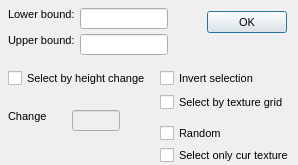
<?xml version="1.0"?>
<ui version="4.0">
  <class>Form</class>
  <widget class="QDialog" name="IDD_SELECTRANGE_DIALOG">
    <property name="geometry">
      <rect>
        <x>0</x>
        <y>0</y>
        <width>298</width>
        <height>165</height>
      </rect>
    </property>
    <property name="windowTitle">
      <string>Select Range</string>
    </property>
    <property name="font">
      <font>
        <family>Liberation Sans</family>
        <pointsize>8</pointsize>
        <bold>false</bold>
        <italic>false</italic>
      </font>
    </property>
    <property name="enabled">
      <bool>true</bool>
    </property>
    <property name="windowFlags">
      <set>Qt::Dialog|Qt::WindowCloseButtonHint</set>
    </property>
    <property name="minimumSize">
      <size>
        <width>298</width>
        <height>165</height>
      </size>
    </property>
    <property name="maximumSize">
      <size>
        <width>298</width>
        <height>165</height>
      </size>
    </property>
    <widget class="QLabel" name="IDC_STATIC">
      <property name="geometry">
        <rect>
          <x>8</x>
          <y>8</y>
          <width>72</width>
          <height>16</height>
        </rect>
      </property>
      <property name="text">
        <string>Lower bound:</string>
      </property>
      <property name="visible">
        <bool>true</bool>
      </property>
      <property name="enabled">
        <bool>true</bool>
      </property>
      <property name="alignment">
        <set>Qt::AlignLeft</set>
      </property>
    </widget>
    <widget class="QLineEdit" name="IDC_LOWER_BOUND_EDIT">
      <property name="geometry">
        <rect>
          <x>80</x>
          <y>8</y>
          <width>88</width>
          <height>21</height>
        </rect>
      </property>
      <property name="visible">
        <bool>true</bool>
      </property>
      <property name="enabled">
        <bool>true</bool>
      </property>
    </widget>
    <widget class="QPushButton" name="IDOK">
      <property name="geometry">
        <rect>
          <x>207</x>
          <y>11</y>
          <width>80</width>
          <height>22</height>
        </rect>
      </property>
      <property name="text">
        <string>OK</string>
      </property>
      <property name="visible">
        <bool>true</bool>
      </property>
      <property name="enabled">
        <bool>true</bool>
      </property>
      <property name="default">
        <bool>true</bool>
      </property>
      <property name="autoDefault">
        <bool>true</bool>
      </property>
    </widget>
    <widget class="QLabel" name="IDC_STATIC_2">
      <property name="geometry">
        <rect>
          <x>8</x>
          <y>34</y>
          <width>72</width>
          <height>16</height>
        </rect>
      </property>
      <property name="text">
        <string>Upper bound:</string>
      </property>
      <property name="visible">
        <bool>true</bool>
      </property>
      <property name="enabled">
        <bool>true</bool>
      </property>
      <property name="alignment">
        <set>Qt::AlignLeft</set>
      </property>
    </widget>
    <widget class="QLineEdit" name="IDC_UPPER_BOUND_EDIT">
      <property name="geometry">
        <rect>
          <x>80</x>
          <y>34</y>
          <width>88</width>
          <height>21</height>
        </rect>
      </property>
      <property name="visible">
        <bool>true</bool>
      </property>
      <property name="enabled">
        <bool>true</bool>
      </property>
    </widget>
    <widget class="QCheckBox" name="IDC_SELECT_SLOPE_CHECK">
      <property name="geometry">
        <rect>
          <x>8</x>
          <y>69</y>
          <width>149</width>
          <height>19</height>
        </rect>
      </property>
      <property name="text">
        <string>Select by height change</string>
      </property>
      <property name="visible">
        <bool>true</bool>
      </property>
      <property name="enabled">
        <bool>true</bool>
      </property>
    </widget>
    <widget class="QCheckBox" name="IDC_INVERSE_CHECK">
      <property name="geometry">
        <rect>
          <x>160</x>
          <y>69</y>
          <width>104</width>
          <height>19</height>
        </rect>
      </property>
      <property name="text">
        <string>Invert selection</string>
      </property>
      <property name="visible">
        <bool>true</bool>
      </property>
      <property name="enabled">
        <bool>true</bool>
      </property>
    </widget>
    <widget class="QCheckBox" name="IDC_TEXTURE_GRID_CHECK">
      <property name="geometry">
        <rect>
          <x>160</x>
          <y>93</y>
          <width>128</width>
          <height>19</height>
        </rect>
      </property>
      <property name="text">
        <string>Select by texture grid</string>
      </property>
      <property name="visible">
        <bool>true</bool>
      </property>
      <property name="enabled">
        <bool>true</bool>
      </property>
    </widget>
    <widget class="QLabel" name="IDC_STATIC_3">
      <property name="geometry">
        <rect>
          <x>8</x>
          <y>110</y>
          <width>64</width>
          <height>16</height>
        </rect>
      </property>
      <property name="text">
        <string>Change</string>
      </property>
      <property name="visible">
        <bool>true</bool>
      </property>
      <property name="enabled">
        <bool>true</bool>
      </property>
      <property name="alignment">
        <set>Qt::AlignLeft</set>
      </property>
    </widget>
    <widget class="QLineEdit" name="IDC_SLOPE_EDIT">
      <property name="geometry">
        <rect>
          <x>72</x>
          <y>110</y>
          <width>48</width>
          <height>21</height>
        </rect>
      </property>
      <property name="visible">
        <bool>true</bool>
      </property>
      <property name="enabled">
        <bool>false</bool>
      </property>
    </widget>
    <widget class="QCheckBox" name="IDC_RANDOM_CHECK">
      <property name="geometry">
        <rect>
          <x>160</x>
          <y>124</y>
          <width>96</width>
          <height>19</height>
        </rect>
      </property>
      <property name="text">
        <string>Random</string>
      </property>
      <property name="visible">
        <bool>true</bool>
      </property>
      <property name="enabled">
        <bool>true</bool>
      </property>
    </widget>
    <widget class="QCheckBox" name="IDC_SELECT_CUR_TEXTURE_CHECK">
      <property name="geometry">
        <rect>
          <x>160</x>
          <y>146</y>
          <width>136</width>
          <height>19</height>
        </rect>
      </property>
      <property name="text">
        <string>Select only cur texture</string>
      </property>
      <property name="visible">
        <bool>true</bool>
      </property>
      <property name="enabled">
        <bool>true</bool>
      </property>
    </widget>
    <action name="IDD_ORPHANHUNTER">
      <property name="text">
        <string>Orphan Hunter</string>
      </property>
    </action>
    <action name="IDD_REORDER_PAGES">
      <property name="text">
        <string>Reorder Net Pages</string>
      </property>
    </action>
    <action name="IDD_SHOW_ALL_CHECKED_OUT">
      <property name="text">
        <string>Show All Pages Checked Out</string>
      </property>
    </action>
    <action name="IDM_IMPORT_BITMAP">
      <property name="text">
        <string>Bitmap/Animation Converter...</string>
      </property>
    </action>
    <action name="ID_APP_ABOUT">
      <property name="text">
        <string>&amp;About editor...</string>
      </property>
    </action>
    <action name="ID_APP_EXIT">
      <property name="text">
        <string>E&amp;xit</string>
      </property>
      <property name="shortcut">
        <string>Alt+X</string>
      </property>
    </action>
    <action name="ID_BRIEFING_EDITOR">
      <property name="text">
        <string>Briefing Editor...</string>
      </property>
    </action>
    <action name="ID_BUTTON_LIGHTING">
      <property name="text">
        <string>ID_BUTTON_LIGHTING</string>
      </property>
    </action>
    <action name="ID_BUTTON_OUTLINE">
      <property name="text">
        <string>ID_BUTTON_OUTLINE</string>
      </property>
    </action>
    <action name="ID_BUTTON_WINDOWSELECTION">
      <property name="text">
        <string>ID_BUTTON_WINDOWSELECTION</string>
      </property>
    </action>
    <action name="ID_D3HELP">
      <property name="text">
        <string>Help on D3 Editor</string>
      </property>
    </action>
    <action name="ID_EDITORS_AIPROPERTIES">
      <property name="text">
        <string>AI Properties...</string>
      </property>
    </action>
    <action name="ID_EDITORS_AMBIENTSOUNDS">
      <property name="text">
        <string>Ambient Sounds...</string>
      </property>
    </action>
    <action name="ID_EDITORS_DALLAS">
      <property name="text">
        <string>Dallas Graphical Script Editor...</string>
      </property>
    </action>
    <action name="ID_EDITORS_FILES">
      <property name="text">
        <string>Files...</string>
      </property>
    </action>
    <action name="ID_EDITORS_MEGACELLS">
      <property name="text">
        <string>Megacells...</string>
      </property>
    </action>
    <action name="ID_EDIT_ADDSELECT">
      <property name="text">
        <string>Add Current Room to Selected List</string>
      </property>
    </action>
    <action name="ID_EDIT_ATTACH">
      <property name="text">
        <string>&amp;Attach</string>
      </property>
    </action>
    <action name="ID_EDIT_CLEARSELECTED">
      <property name="text">
        <string>Clear Selected List</string>
      </property>
    </action>
    <action name="ID_EDIT_COPY">
      <property name="text">
        <string>&amp;Copy</string>
      </property>
      <property name="shortcut">
        <string>Ctrl+Ins</string>
      </property>
    </action>
    <action name="ID_EDIT_CUT">
      <property name="text">
        <string>Cu&amp;t</string>
      </property>
      <property name="shortcut">
        <string>Shift+Del</string>
      </property>
    </action>
    <action name="ID_EDIT_DELETE">
      <property name="text">
        <string>&amp;Delete</string>
      </property>
    </action>
    <action name="ID_EDIT_LOADSCRAP">
      <property name="text">
        <string>Load Scrap from Disk</string>
      </property>
    </action>
    <action name="ID_EDIT_PASTE">
      <property name="text">
        <string>&amp;Paste</string>
      </property>
      <property name="shortcut">
        <string>Shift+Ins</string>
      </property>
    </action>
    <action name="ID_EDIT_PLACE">
      <property name="text">
        <string>&amp;Place in Mine</string>
      </property>
    </action>
    <action name="ID_EDIT_PLACE_TERRAIN">
      <property name="text">
        <string>&amp;Place on Terrain</string>
      </property>
    </action>
    <action name="ID_EDIT_REMOVESELECT">
      <property name="text">
        <string>Remove Current Room from Selected List</string>
      </property>
    </action>
    <action name="ID_EDIT_SAVESCRAP">
      <property name="text">
        <string>Save Scrap to Disk</string>
      </property>
    </action>
    <action name="ID_EDIT_SELECTATTACHED">
      <property name="text">
        <string>Select All Rooms Attached to Current Room</string>
      </property>
    </action>
    <action name="ID_EDIT_UNDO">
      <property name="text">
        <string>&amp;Undo</string>
      </property>
      <property name="shortcut">
        <string>Alt+Backspace</string>
      </property>
    </action>
    <action name="ID_FILE_AUTOSAVE">
      <property name="text">
        <string>Autosave</string>
      </property>
      <property name="checkable">
        <bool>true</bool>
      </property>
    </action>
    <action name="ID_FILE_CHECKMINE">
      <property name="text">
        <string>&amp;Check Mine</string>
      </property>
    </action>
    <action name="ID_FILE_FIXCRACKS">
      <property name="text">
        <string>Fix Level Cracks</string>
      </property>
    </action>
    <action name="ID_FILE_FIXDEGENERATEFACES">
      <property name="text">
        <string>Fix/Remove Degenerate Faces</string>
      </property>
    </action>
    <action name="ID_FILE_IMPORT_ROOM">
      <property name="text">
        <string>Import 3DSMax Room</string>
      </property>
    </action>
    <action name="ID_FILE_INFORMATION">
      <property name="text">
        <string>&amp;Information</string>
      </property>
      <property name="shortcut">
        <string>Alt+I</string>
      </property>
    </action>
    <action name="ID_FILE_LEAVE_EDITOR">
      <property name="text">
        <string>Go to main menu...</string>
      </property>
    </action>
    <action name="ID_FILE_LEVELPROPS">
      <property name="text">
        <string>Set Selected Room(s) Properties</string>
      </property>
    </action>
    <action name="ID_FILE_LEVEL_INFO">
      <property name="text">
        <string>Edit Level Info...</string>
      </property>
    </action>
    <action name="ID_FILE_MRU_FILE1">
      <property name="text">
        <string>Recent File</string>
      </property>
      <property name="enabled">
        <bool>false</bool>
      </property>
    </action>
    <action name="ID_FILE_NEW">
      <property name="text">
        <string>&amp;New</string>
      </property>
      <property name="shortcut">
        <string>Ctrl+N</string>
      </property>
    </action>
    <action name="ID_FILE_OPEN">
      <property name="text">
        <string>&amp;Open...</string>
      </property>
      <property name="shortcut">
        <string>Ctrl+O</string>
      </property>
    </action>
    <action name="ID_FILE_PLAY640X480">
      <property name="text">
        <string>&amp;Play in 640 x 480</string>
      </property>
      <property name="shortcut">
        <string>Alt+P</string>
      </property>
    </action>
    <action name="ID_FILE_PREFERENCES">
      <property name="text">
        <string>Preferences</string>
      </property>
    </action>
    <action name="ID_FILE_PRINT">
      <property name="text">
        <string>&amp;Print...</string>
      </property>
      <property name="shortcut">
        <string>Ctrl+P</string>
      </property>
    </action>
    <action name="ID_FILE_PRINT_PREVIEW">
      <property name="text">
        <string>Print Pre&amp;view</string>
      </property>
    </action>
    <action name="ID_FILE_PRINT_SETUP">
      <property name="text">
        <string>P&amp;rint Setup...</string>
      </property>
    </action>
    <action name="ID_FILE_REMOVEDUPLICATEFACESFROMCURRENTROOM">
      <property name="text">
        <string>Remove Duplicate Faces from Current Room</string>
      </property>
    </action>
    <action name="ID_FILE_REMOVEEXTRAPOINTS">
      <property name="text">
        <string>Remove Extra Points</string>
      </property>
    </action>
    <action name="ID_FILE_RESTOREGAMESTATE">
      <property name="text">
        <string>Restore Gamestate</string>
      </property>
    </action>
    <action name="ID_FILE_SAVE">
      <property name="text">
        <string>&amp;Save</string>
      </property>
      <property name="shortcut">
        <string>Ctrl+S</string>
      </property>
    </action>
    <action name="ID_FILE_SAVEGOALTEXT">
      <property name="text">
        <string>Save Goal Text to File</string>
      </property>
    </action>
    <action name="ID_FILE_SAVE_AS">
      <property name="text">
        <string>Save &amp;As...</string>
      </property>
    </action>
    <action name="ID_FILE_SAVE_COPY_AS">
      <property name="text">
        <string>Save Copy &amp;As...</string>
      </property>
    </action>
    <action name="ID_FILE_STATS">
      <property name="text">
        <string>Show Level Stats</string>
      </property>
    </action>
    <action name="ID_FILE_UPDATE">
      <property name="text">
        <string>&amp;Update</string>
      </property>
      <property name="shortcut">
        <string>Ctrl+S</string>
      </property>
    </action>
    <action name="ID_FILE_VERIFY_LEVEL">
      <property name="text">
        <string>Verify Level</string>
      </property>
    </action>
    <action name="ID_HOTSPOT_TGA">
      <property name="text">
        <string>HotSpot TGA Extractor...</string>
      </property>
    </action>
    <action name="ID_MINE_VIEW">
      <property name="text">
        <string>Mine View</string>
      </property>
      <property name="shortcut">
        <string>F2</string>
      </property>
    </action>
    <action name="ID_OBJBUTTON">
      <property name="text">
        <string>ID_OBJBUTTON</string>
      </property>
    </action>
    <action name="ID_OBJECT_DELETEOBJECT">
      <property name="text">
        <string>Delete Object</string>
      </property>
      <property name="shortcut">
        <string>Del</string>
      </property>
    </action>
    <action name="ID_OBJECT_MOVEPLAYER">
      <property name="text">
        <string>Move Player 0 to Viewer</string>
      </property>
    </action>
    <action name="ID_OBJECT_PLACECAMERAATCURRENTFACE">
      <property name="text">
        <string>Create New Camera at Current Face</string>
      </property>
    </action>
    <action name="ID_OBJECT_PLACECAMERAATVIEWER">
      <property name="text">
        <string>Create New Camera at Viewer</string>
      </property>
    </action>
    <action name="ID_OBJECT_PLACEOBJECT">
      <property name="text">
        <string>Place Object</string>
      </property>
      <property name="shortcut">
        <string>Ins</string>
      </property>
    </action>
    <action name="ID_OBJECT_PLACESOUNDSOURCEATVIEWER">
      <property name="text">
        <string>Create SoundSource at Viewer</string>
      </property>
    </action>
    <action name="ID_OBJECT_PLACEWAYPOINTATVIEWER">
      <property name="text">
        <string>Place Waypoint at Viewer</string>
      </property>
    </action>
    <action name="ID_OBJECT_SELECTBYNUMBER">
      <property name="text">
        <string>Select Object By Number</string>
      </property>
    </action>
    <action name="ID_OBJECT_SETCAMERAFROMVIEWER">
      <property name="text">
        <string>Move Camera to Viewer</string>
      </property>
    </action>
    <action name="ID_OBJECT_SETVIEWERFROMCAMERA">
      <property name="text">
        <string>Move Viewer to Camera</string>
      </property>
    </action>
    <action name="ID_OSIRISCOMPILE">
      <property name="text">
        <string>ID_OSIRISCOMPILE</string>
      </property>
    </action>
    <action name="ID_REINIT_OPENGL">
      <property name="text">
        <string>ID_REINIT_OPENGL</string>
      </property>
    </action>
    <action name="ID_ROOM_ADD">
      <property name="text">
        <string>&amp;Add Room at Current Face</string>
      </property>
      <property name="shortcut">
        <string>Shift+A</string>
      </property>
    </action>
    <action name="ID_ROOM_ADDVERTTONEWFACE">
      <property name="text">
        <string>Add Vert to New Face</string>
      </property>
      <property name="shortcut">
        <string>Shift+V</string>
      </property>
    </action>
    <action name="ID_ROOM_ATTACHROOM">
      <property name="text">
        <string>Attach Room</string>
      </property>
    </action>
    <action name="ID_ROOM_BUILDBRIDGE">
      <property name="text">
        <string>&amp;Build Bridge</string>
      </property>
    </action>
    <action name="ID_ROOM_BUILDSMOOTHBRIDGE">
      <property name="text">
        <string>Build Smooth Bridge</string>
      </property>
      <property name="shortcut">
        <string>Ctrl+B</string>
      </property>
    </action>
    <action name="ID_ROOM_CLEARCENTERPOINT">
      <property name="text">
        <string>Clear Center Point</string>
      </property>
    </action>
    <action name="ID_ROOM_COMBINE">
      <property name="text">
        <string>Combine Rooms</string>
      </property>
    </action>
    <action name="ID_ROOM_DELETE">
      <property name="text">
        <string>Delete Current Room</string>
      </property>
    </action>
    <action name="ID_ROOM_DELETECONNECTEDFACES">
      <property name="text">
        <string>Delete Connected Faces</string>
      </property>
    </action>
    <action name="ID_ROOM_DELETEFACE">
      <property name="text">
        <string>Delete Current Face</string>
      </property>
    </action>
    <action name="ID_ROOM_DELETEPORTAL">
      <property name="text">
        <string>Delete Current Portal</string>
      </property>
    </action>
    <action name="ID_ROOM_DELETEVERT">
      <property name="text">
        <string>Delete Current Vert From Face</string>
      </property>
    </action>
    <action name="ID_ROOM_DROPROOM">
      <property name="text">
        <string>Drop Room</string>
      </property>
    </action>
    <action name="ID_ROOM_FACE_ADDVERTTOEDGE">
      <property name="text">
        <string>Add Vert To Edge</string>
      </property>
    </action>
    <action name="ID_ROOM_FACE_DELETEVERTONEDGE">
      <property name="text">
        <string>Delete Vert on Edge</string>
      </property>
    </action>
    <action name="ID_ROOM_FACE_MOVEVERTONEDGE">
      <property name="text">
        <string>Move Vert on Edge</string>
      </property>
    </action>
    <action name="ID_ROOM_FACE_SPLITFACE">
      <property name="text">
        <string>Split Face</string>
      </property>
    </action>
    <action name="ID_ROOM_FINISHNEWFACE">
      <property name="text">
        <string>Add Last Point to New Face (Finish Face)</string>
      </property>
    </action>
    <action name="ID_ROOM_GRABTEXTURE">
      <property name="text">
        <string>Grab Texture</string>
      </property>
      <property name="shortcut">
        <string>G</string>
      </property>
    </action>
    <action name="ID_ROOM_JOINROOMS">
      <property name="text">
        <string>Join Rooms</string>
      </property>
    </action>
    <action name="ID_ROOM_JOINROOMSEXACT">
      <property name="text">
        <string>Join Rooms Exact</string>
      </property>
    </action>
    <action name="ID_ROOM_JOIN_ADJACENT_FACES">
      <property name="text">
        <string>Join Adjacent Faces</string>
      </property>
    </action>
    <action name="ID_ROOM_LINKTONEWEXTERNAL">
      <property name="text">
        <string>Link Room to New External Room</string>
      </property>
    </action>
    <action name="ID_ROOM_MARK">
      <property name="text">
        <string>&amp;Mark Room/Face</string>
      </property>
      <property name="shortcut">
        <string>Ctrl+M</string>
      </property>
    </action>
    <action name="ID_ROOM_MERGEOBJECTINTOROOM">
      <property name="text">
        <string>Merge Object into Room</string>
      </property>
    </action>
    <action name="ID_ROOM_NEXTFACE">
      <property name="text">
        <string>Next Face</string>
      </property>
      <property name="shortcut">
        <string>F</string>
      </property>
    </action>
    <action name="ID_ROOM_PLACEROOM">
      <property name="text">
        <string>Place Room at Current Room</string>
      </property>
    </action>
    <action name="ID_ROOM_PLACETERRAINROOM">
      <property name="text">
        <string>Place Room at Current Terrain Cell</string>
      </property>
    </action>
    <action name="ID_ROOM_PREVIOUSFACE">
      <property name="text">
        <string>Previous Face</string>
      </property>
      <property name="shortcut">
        <string>Shift+F</string>
      </property>
    </action>
    <action name="ID_ROOM_PROPAGATETOADJACENTCOPLANARFACES">
      <property name="text">
        <string>Propagate to Adjacent Coplanar Faces</string>
      </property>
      <property name="shortcut">
        <string>Ctrl+F</string>
      </property>
    </action>
    <action name="ID_ROOM_PROPAGATETOALL">
      <property name="text">
        <string>Propagate to All Faces in Room</string>
      </property>
      <property name="shortcut">
        <string>Shift+R</string>
      </property>
    </action>
    <action name="ID_ROOM_RENAMEROOM">
      <property name="text">
        <string>Rename Room</string>
      </property>
      <property name="shortcut">
        <string>Ctrl+R</string>
      </property>
    </action>
    <action name="ID_ROOM_ROTATEPLACEDROOM45DEGREES">
      <property name="text">
        <string>Rotate Placed Room 45 Degrees</string>
      </property>
    </action>
    <action name="ID_ROOM_SAVECURRENTROOM">
      <property name="text">
        <string>Save Current Room</string>
      </property>
    </action>
    <action name="ID_ROOM_SELECTBYNUMBER">
      <property name="text">
        <string>Select Room by Number</string>
      </property>
    </action>
    <action name="ID_ROOM_SELECTFACEBYNUMBER">
      <property name="text">
        <string>Select Face by Number</string>
      </property>
    </action>
    <action name="ID_ROOM_SETCENTERFROMVIEWER">
      <property name="text">
        <string>Set Room Center from Viewer</string>
      </property>
    </action>
    <action name="ID_ROOM_SNAPPLACEDROOM">
      <property name="text">
        <string>Snap Placed Room</string>
      </property>
    </action>
    <action name="ID_ROOM_SNAPPOINTTOEDGE">
      <property name="text">
        <string>Snap Point to Edge</string>
      </property>
    </action>
    <action name="ID_ROOM_SNAPPOINTTOFACE">
      <property name="text">
        <string>Snap Point to Face</string>
      </property>
    </action>
    <action name="ID_ROOM_SNAPPOINTTOPOINT">
      <property name="text">
        <string>Snap Point to Point</string>
      </property>
    </action>
    <action name="ID_ROOM_SPLITFACE">
      <property name="text">
        <string>Triangulate face</string>
      </property>
    </action>
    <action name="ID_ROOM_STARTNEWFACE">
      <property name="text">
        <string>Add First Point to New Face (Start Face)</string>
      </property>
    </action>
    <action name="ID_ROOM_SWAPMAKEDANDCURRENTROOMFACE">
      <property name="text">
        <string>Swap Marked and Current Room/Face</string>
      </property>
    </action>
    <action name="ID_ROOM_UNDOSNAP">
      <property name="text">
        <string>Undo Snap</string>
      </property>
    </action>
    <action name="ID_ROOM_UNPLACEROOM">
      <property name="text">
        <string>Un-place Room/Group/Door</string>
      </property>
    </action>
    <action name="ID_ROOM_VIEW">
      <property name="text">
        <string>Room View</string>
      </property>
      <property name="shortcut">
        <string>F4</string>
      </property>
    </action>
    <action name="ID_SCRIPT_LEVEL_INTERFACE">
      <property name="text">
        <string>Levels and Scripts...</string>
      </property>
    </action>
    <action name="ID_SUBEDITORS_FONT">
      <property name="text">
        <string>Font Editor...</string>
      </property>
    </action>
    <action name="ID_SUBEDITORS_HOGMAKER">
      <property name="text">
        <string>Hog Maker...</string>
      </property>
    </action>
    <action name="ID_SUBEDITORS_TABLEFILEEDIT">
      <property name="text">
        <string>Table File Text Editor...</string>
      </property>
    </action>
    <action name="ID_SUBEDITORS_TABLEFILEFILTER">
      <property name="text">
        <string>Table File Filter...</string>
      </property>
    </action>
    <action name="ID_TABLEEDIT_FILE_EXIT">
      <property name="text">
        <string>&amp;Exit</string>
      </property>
    </action>
    <action name="ID_TABLEEDIT_FILE_LOAD">
      <property name="text">
        <string>&amp;Load...</string>
      </property>
    </action>
    <action name="ID_TABLEEDIT_FILE_SAVE">
      <property name="text">
        <string>&amp;Save</string>
      </property>
    </action>
    <action name="ID_TABLEEDIT_FILE_SAVE_AS">
      <property name="text">
        <string>S&amp;ave as...</string>
      </property>
    </action>
    <action name="ID_TABLEFILTER_FILE_EXIT">
      <property name="text">
        <string>Exit</string>
      </property>
    </action>
    <action name="ID_TABLEFILTER_FILE_LOAD">
      <property name="text">
        <string>Load...</string>
      </property>
    </action>
    <action name="ID_TABLEFILTER_FILE_NEW">
      <property name="text">
        <string>New</string>
      </property>
    </action>
    <action name="ID_TABLEFILTER_FILE_SAVE">
      <property name="text">
        <string>Save</string>
      </property>
    </action>
    <action name="ID_TABLEFILTER_FILE_SAVEAS">
      <property name="text">
        <string>Save as...</string>
      </property>
    </action>
    <action name="ID_TERRAIN_VIEW">
      <property name="text">
        <string>Terrain View</string>
      </property>
      <property name="shortcut">
        <string>F3</string>
      </property>
    </action>
    <action name="ID_TEST_TEST1">
      <property name="text">
        <string>Test function 1</string>
      </property>
    </action>
    <action name="ID_TEST_TEST2">
      <property name="text">
        <string>Test function 2</string>
      </property>
    </action>
    <action name="ID_TEST_TEST3">
      <property name="text">
        <string>Test function 3</string>
      </property>
    </action>
    <action name="ID_TOOLS_WORLD_OBJECTS_BUILDINGS">
      <property name="text">
        <string>Buildings...</string>
      </property>
    </action>
    <action name="ID_TOOLS_WORLD_OBJECTS_CLUTTER">
      <property name="text">
        <string>Clutter...</string>
      </property>
    </action>
    <action name="ID_TOOLS_WORLD_OBJECTS_DOOR">
      <property name="text">
        <string>Doors...</string>
      </property>
    </action>
    <action name="ID_TOOLS_WORLD_OBJECTS_LIGHTS">
      <property name="text">
        <string>Lights...</string>
      </property>
    </action>
    <action name="ID_TOOLS_WORLD_OBJECTS_PLAYER">
      <property name="text">
        <string>Player Ships...</string>
      </property>
    </action>
    <action name="ID_TOOLS_WORLD_OBJECTS_POWERUPS">
      <property name="text">
        <string>Powerups...</string>
      </property>
    </action>
    <action name="ID_TOOLS_WORLD_OBJECTS_ROBOTS">
      <property name="text">
        <string>Robots...</string>
      </property>
    </action>
    <action name="ID_TOOLS_WORLD_OBJECTS_SOUND">
      <property name="text">
        <string>Sounds...</string>
      </property>
    </action>
    <action name="ID_TOOLS_WORLD_TEXTURES">
      <property name="text">
        <string>Textures...</string>
      </property>
    </action>
    <action name="ID_TOOLS_WORLD_WEAPONS">
      <property name="text">
        <string>Weapons...</string>
      </property>
    </action>
    <action name="ID_VIEW_CENTERONCUBE">
      <property name="text">
        <string>Center on Current &amp;Room</string>
      </property>
      <property name="shortcut">
        <string>Home</string>
      </property>
    </action>
    <action name="ID_VIEW_CENTERONMINE">
      <property name="text">
        <string>Center on &amp;Mine Origin</string>
      </property>
    </action>
    <action name="ID_VIEW_CENTERONOBJECT">
      <property name="text">
        <string>Center on Current &amp;Object</string>
      </property>
    </action>
    <action name="ID_VIEW_DELETEVIEWER">
      <property name="text">
        <string>Delete Viewer</string>
      </property>
    </action>
    <action name="ID_VIEW_FLIP">
      <property name="text">
        <string>Flip Viewer</string>
      </property>
      <property name="shortcut">
        <string>/</string>
      </property>
    </action>
    <action name="ID_VIEW_KEYPAD_TOGGLE">
      <property name="text">
        <string>Keypad</string>
      </property>
      <property name="shortcut">
        <string>F10</string>
      </property>
    </action>
    <action name="ID_VIEW_MOVECAMERATOCURRENTOBJECT">
      <property name="text">
        <string>Move camera to Current Object</string>
      </property>
    </action>
    <action name="ID_VIEW_MOVECAMERATOSELECTEDFACE">
      <property name="text">
        <string>Move camera to &amp;Current Face</string>
      </property>
      <property name="shortcut">
        <string>Shift+C</string>
      </property>
    </action>
    <action name="ID_VIEW_MOVECAMERATOSELECTEDROOM">
      <property name="text">
        <string>Move camera to &amp;Current Room</string>
      </property>
      <property name="shortcut">
        <string>C</string>
      </property>
    </action>
    <action name="ID_VIEW_NEWVIEWER">
      <property name="text">
        <string>New Viewer</string>
      </property>
    </action>
    <action name="ID_VIEW_NEXTVIEWER">
      <property name="text">
        <string>Next Viewer</string>
      </property>
    </action>
    <action name="ID_VIEW_RESETVIEWRADIUS">
      <property name="text">
        <string>Reset View Radius</string>
      </property>
    </action>
    <action name="ID_VIEW_SHOWOBJECTSINWIREFRAMEVIEW">
      <property name="text">
        <string>Show objects in Wireframe view</string>
      </property>
    </action>
    <action name="ID_VIEW_SHOWVIEWERFORWARDVECTOR">
      <property name="text">
        <string>Show Viewer Forward Vector</string>
      </property>
    </action>
    <action name="ID_VIEW_STATUS_BAR">
      <property name="text">
        <string>&amp;Status Bar</string>
      </property>
    </action>
    <action name="ID_VIEW_TEXTUREMINE">
      <property name="text">
        <string>Te&amp;xtured view</string>
      </property>
    </action>
    <action name="ID_VIEW_TOOLBAR">
      <property name="text">
        <string>&amp;Toolbar</string>
      </property>
    </action>
    <action name="ID_VIEW_VIEWPROP">
      <property name="text">
        <string>Display Viewer Properties</string>
      </property>
    </action>
    <action name="ID_VIEW_WIREFRAMEMINE">
      <property name="text">
        <string>&amp;Wireframe view</string>
      </property>
    </action>
    <action name="ID_WINDOW_CASCADE">
      <property name="text">
        <string>&amp;Cascade</string>
      </property>
    </action>
    <action name="ID_WINDOW_TILE">
      <property name="text">
        <string>&amp;Tile</string>
      </property>
    </action>
    <action name="ID_ZBUTTON">
      <property name="text">
        <string>ID_ZBUTTON</string>
      </property>
    </action>
  </widget>
</ui>
